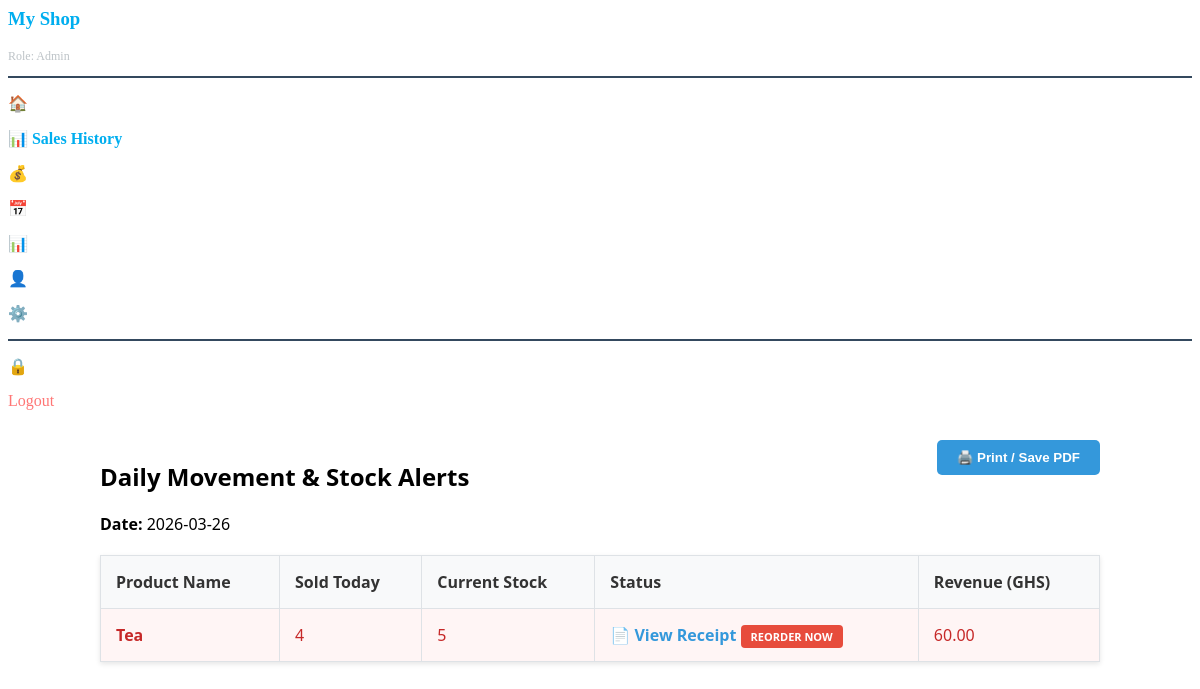
/reports/daily_items (signed in), run on an earlier commit of the app's database.
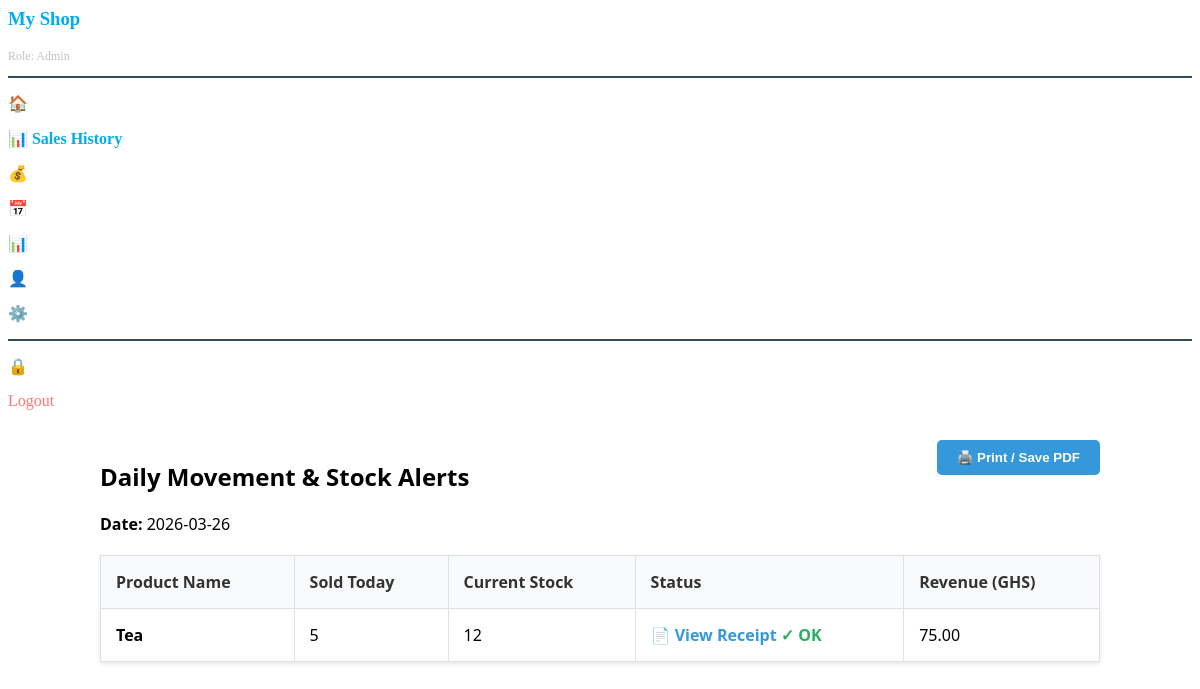
And on a later commit of the database.
### tables this page shows
CREATE TABLE products (
            id INTEGER PRIMARY KEY AUTOINCREMENT, 
            name TEXT NOT NULL,
            category TEXT DEFAULT 'General', 
            sell_price REAL NOT NULL, 
            quantity INTEGER NOT NULL CHECK(quantity >= 0),
            is_active INTEGER DEFAULT 1,
            min_stock_level INTEGER DEFAULT 5,
            date_added DATETIME DEFAULT (strftime('%Y-%m-%d %H:%M:%S', 'now')));

### app.py (the view)
@app.route('/reports/daily_items')
@admin_required
def daily_items_report():
    target_date = request.args.get('date', datetime.utcnow().strftime('%Y-%m-%d'))
    db = get_db()
    report_data = db.execute('''
        SELECT
            p.name,
            p.quantity,
            p.min_stock_level,
            SUM(s.quantity) as total_sold,
            SUM(s.total_price) as revenue
        FROM products p
        LEFT JOIN sales s ON p.id = s.product_id AND DATE(s.timestamp) = ?
        GROUP BY p.id
        HAVING total_sold > 0 OR p.quantity <= p.min_stock_level
        ORDER BY (p.quantity <= p.min_stock_level) DESC, total_sold DESC
    ''', (target_date,)).fetchall()
    return render_template('daily_items.html', items=report_data, date=target_date)

### app.py (called while the page is built)
def get_db():
    if 'db' not in g:
        g.db = sqlite3.connect(DATABASE)
        g.db.row_factory = sqlite3.Row
        g.db.execute("PRAGMA foreign_keys = ON")
    return g.db

@app.teardown_appcontext
def close_connection(exception):
    db = g.pop('db', None)
    if db is not None:
        db.close()

def admin_required(f):
    @wraps(f)
    def decorated_function(*args, **kwargs):
        if session.get('role') != 'Admin':
            flash("Unauthorized! Admin rights required.")
            return redirect(url_for('dashboard'))
        return f(*args, **kwargs)
    return decorated_function

@app.context_processor
def inject_shop():
    db = get_db()
    shop_data = db.execute("SELECT * FROM shop_settings WHERE id = 1").fetchone()
    return dict(shop=shop_data)

### templates/daily_items.html (shortened to what this page needs)
    <div class="sidebar">
        <h3 style="color: #00AEEF;">{{ shop.shop_name }}</h3>
        <p style="font-size: 12px; color: #bdc3c7;">Role: {{ session['role'] }}</p>
        <hr style="border: 0.5px solid #34495e;">
        <a href="/dashboard" style="color:white; text-decoration: none;"><p>🏠 POS Dashboard</p></a>
        <p style="color: #00AEEF;"><strong>📊 Sales History</strong></p>
        {% if session['role'] == 'Admin' %}
            <a href="/cash" style="color:white; text-decoration: none;"><p>💰 Cash Management</p></a>
            <a href="/sales?filter=today" style="color: #ffffff; text-decoration: none;"><p>📅 Daily Sales</p></a>
            <a href="/reports" style="color:white; text-decoration: none;"><p>📊 Financial Reports</p></a>
            <a href="/register" style="color:white; text-decoration: none;"><p>👤 Register Staff</p></a>
            <a href="/settings" style="color:white; text-decoration: none;"><p>⚙️ Shop Settings</p></a>
        {% endif %}
        <hr style="border: 0.5px solid #34495e;">
        <a href="/change_password" style="color:white; text-decoration: none;"><p>🔒 Change Password</p></a>
        <a href="/logout" style="color:#ff7675; text-decoration: none;">Logout</a>
    </div>
<div class="report-container">
    <button onclick="window.print()" class="btn-print">🖨️ Print / Save PDF</button>
    <h2>Daily Movement & Stock Alerts</h2>
    <p><strong>Date:</strong> {{ date }}</p>
    <table class="report-table">
        <thead>
            <tr>
                <th>Product Name</th>
                <th>Sold Today</th>
                <th>Current Stock</th>
                <th>Status</th>
                <th>Revenue (GHS)</th>
            </tr>
        </thead>
        <tbody>
            {% for item in items %}
            <tr class="{{ 'stock-critical' if item.quantity <= item.min_stock_level else '' }}">
                <td><strong>{{ item.name }}</strong></td>
                <td>{{ item.total_sold or 0 }}</td>
                <td>{{ item.quantity }}</td>
                <td>
                    <a href="/print_receipt/{{ item.transaction_id }}" target="_blank"
                       style="color: #3498db; text-decoration: none; font-weight: bold;">
                       📄 View Receipt
                    </a>
                    {% if item.quantity <= item.min_stock_level %}
                        <span class="badge-reorder">REORDER NOW</span>
                    {% else %}
                        <span class="badge-ok">✓ OK</span>
                    {% endif %}
                </td>
                <td>{{ "{:,.2f}".format(item.revenue or 0) }}</td>
            </tr>
            {% endfor %}
        </tbody>
    </table>
</div>

What changed in the data, as far as the page shows it:
changed products "Tea": min_stock_level "4" → "5"; quantity "5" → "12"; revenue "60.00" → "75.00"; quantity "REORDER NOW" → "✓ OK"
